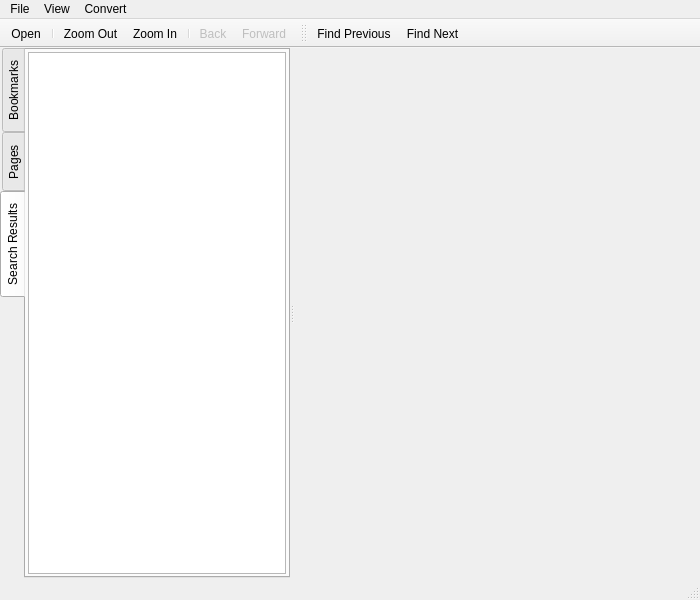
<?xml version="1.0" encoding="UTF-8"?>
<ui version="4.0">
 <class>MainWindow</class>
 <widget class="QMainWindow" name="MainWindow">
  <property name="geometry">
   <rect>
    <x>0</x>
    <y>0</y>
    <width>700</width>
    <height>600</height>
   </rect>
  </property>
  <property name="windowTitle">
   <string>PDF Viewer</string>
  </property>
  <property name="unifiedTitleAndToolBarOnMac">
   <bool>true</bool>
  </property>
  <widget class="QWidget" name="centralWidget">
   <layout class="QVBoxLayout" name="verticalLayout">
    <property name="spacing">
     <number>0</number>
    </property>
    <property name="leftMargin">
     <number>0</number>
    </property>
    <property name="topMargin">
     <number>0</number>
    </property>
    <property name="rightMargin">
     <number>0</number>
    </property>
    <property name="bottomMargin">
     <number>0</number>
    </property>
    <item>
     <widget class="QWidget" name="widget" native="true">
      <layout class="QVBoxLayout" name="verticalLayout_2">
       <property name="spacing">
        <number>0</number>
       </property>
       <property name="leftMargin">
        <number>0</number>
       </property>
       <property name="topMargin">
        <number>0</number>
       </property>
       <property name="rightMargin">
        <number>0</number>
       </property>
       <property name="bottomMargin">
        <number>0</number>
       </property>
       <item>
        <widget class="QSplitter" name="splitter">
         <property name="orientation">
          <enum>Qt::Horizontal</enum>
         </property>
         <widget class="QTabWidget" name="tabWidget">
          <property name="sizePolicy">
           <sizepolicy hsizetype="Preferred" vsizetype="Expanding">
            <horstretch>0</horstretch>
            <verstretch>0</verstretch>
           </sizepolicy>
          </property>
          <property name="tabPosition">
           <enum>QTabWidget::West</enum>
          </property>
          <property name="currentIndex">
           <number>2</number>
          </property>
          <property name="documentMode">
           <bool>false</bool>
          </property>
          <widget class="QWidget" name="bookmarkTab">
           <attribute name="title">
            <string>Bookmarks</string>
           </attribute>
           <layout class="QVBoxLayout" name="verticalLayout_3">
            <property name="spacing">
             <number>0</number>
            </property>
            <property name="leftMargin">
             <number>2</number>
            </property>
            <property name="topMargin">
             <number>2</number>
            </property>
            <property name="rightMargin">
             <number>2</number>
            </property>
            <property name="bottomMargin">
             <number>2</number>
            </property>
            <item>
             <widget class="QTreeView" name="bookmarkView">
              <property name="sizePolicy">
               <sizepolicy hsizetype="Preferred" vsizetype="Expanding">
                <horstretch>0</horstretch>
                <verstretch>0</verstretch>
               </sizepolicy>
              </property>
              <property name="headerHidden">
               <bool>true</bool>
              </property>
             </widget>
            </item>
           </layout>
          </widget>
          <widget class="QWidget" name="pagesTab">
           <attribute name="title">
            <string>Pages</string>
           </attribute>
           <layout class="QVBoxLayout" name="verticalLayout_4">
            <property name="leftMargin">
             <number>2</number>
            </property>
            <property name="topMargin">
             <number>2</number>
            </property>
            <property name="rightMargin">
             <number>2</number>
            </property>
            <property name="bottomMargin">
             <number>2</number>
            </property>
            <item>
             <widget class="QListView" name="thumbnailsView">
              <property name="sizePolicy">
               <sizepolicy hsizetype="Preferred" vsizetype="Expanding">
                <horstretch>0</horstretch>
                <verstretch>0</verstretch>
               </sizepolicy>
              </property>
              <property name="iconSize">
               <size>
                <width>128</width>
                <height>128</height>
               </size>
              </property>
              <property name="movement">
               <enum>QListView::Static</enum>
              </property>
              <property name="resizeMode">
               <enum>QListView::Adjust</enum>
              </property>
              <property name="viewMode">
               <enum>QListView::IconMode</enum>
              </property>
             </widget>
            </item>
           </layout>
          </widget>
          <widget class="QWidget" name="searchResultsTab">
           <attribute name="title">
            <string>Search Results</string>
           </attribute>
           <layout class="QVBoxLayout" name="verticalLayout_5">
            <property name="spacing">
             <number>0</number>
            </property>
            <property name="leftMargin">
             <number>2</number>
            </property>
            <property name="topMargin">
             <number>2</number>
            </property>
            <property name="rightMargin">
             <number>2</number>
            </property>
            <property name="bottomMargin">
             <number>2</number>
            </property>
            <item>
             <widget class="QListView" name="searchResultsView">
              <property name="horizontalScrollBarPolicy">
               <enum>Qt::ScrollBarAlwaysOff</enum>
              </property>
             </widget>
            </item>
           </layout>
          </widget>
         </widget>
         <widget class="QPdfView" name="pdfView" native="true">
          <property name="sizePolicy">
           <sizepolicy hsizetype="Expanding" vsizetype="Expanding">
            <horstretch>10</horstretch>
            <verstretch>0</verstretch>
           </sizepolicy>
          </property>
         </widget>
        </widget>
       </item>
      </layout>
     </widget>
    </item>
   </layout>
  </widget>
  <widget class="QMenuBar" name="menuBar">
   <property name="geometry">
    <rect>
     <x>0</x>
     <y>0</y>
     <width>700</width>
     <height>25</height>
    </rect>
   </property>
   <widget class="QMenu" name="menuFile">
    <property name="title">
     <string>File</string>
    </property>
    <addaction name="actionOpen"/>
    <addaction name="actionQuit"/>
   </widget>
   <widget class="QMenu" name="menuHelp">
    <property name="title">
     <string>Convert</string>
    </property>
    <addaction name="actionTo_Word"/>
    <addaction name="actionTo_Excel"/>
    <addaction name="actionTo_PP"/>
   </widget>
   <widget class="QMenu" name="menuView">
    <property name="title">
     <string>View</string>
    </property>
    <addaction name="actionZoom_In"/>
    <addaction name="actionZoom_Out"/>
    <addaction name="actionPrevious_Page"/>
    <addaction name="actionNext_Page"/>
    <addaction name="separator"/>
    <addaction name="actionContinuous"/>
   </widget>
   <addaction name="menuFile"/>
   <addaction name="menuView"/>
   <addaction name="menuHelp"/>
  </widget>
  <widget class="QToolBar" name="mainToolBar">
   <property name="movable">
    <bool>false</bool>
   </property>
   <property name="floatable">
    <bool>false</bool>
   </property>
   <attribute name="toolBarArea">
    <enum>TopToolBarArea</enum>
   </attribute>
   <attribute name="toolBarBreak">
    <bool>false</bool>
   </attribute>
   <addaction name="actionOpen"/>
   <addaction name="separator"/>
   <addaction name="actionZoom_Out"/>
   <addaction name="actionZoom_In"/>
   <addaction name="separator"/>
   <addaction name="actionBack"/>
   <addaction name="actionForward"/>
  </widget>
  <widget class="QStatusBar" name="statusBar"/>
  <widget class="QToolBar" name="searchToolBar">
   <property name="windowTitle">
    <string>toolBar</string>
   </property>
   <attribute name="toolBarArea">
    <enum>TopToolBarArea</enum>
   </attribute>
   <attribute name="toolBarBreak">
    <bool>false</bool>
   </attribute>
   <addaction name="actionFindPrevious"/>
   <addaction name="actionFindNext"/>
  </widget>
  <action name="actionOpen">
   <property name="icon">
    <iconset resource="resources.qrc">
     <normaloff>:/root/images/images/zoom-in.svgz</normaloff>:/root/images/images/zoom-in.svgz</iconset>
   </property>
   <property name="text">
    <string>Open...</string>
   </property>
   <property name="shortcut">
    <string>Ctrl+O</string>
   </property>
  </action>
  <action name="actionQuit">
   <property name="icon">
    <iconset theme="application-exit"/>
   </property>
   <property name="text">
    <string>Quit</string>
   </property>
   <property name="shortcut">
    <string>Ctrl+Q</string>
   </property>
  </action>
  <action name="actionAbout">
   <property name="icon">
    <iconset theme="help-about"/>
   </property>
   <property name="text">
    <string>About</string>
   </property>
  </action>
  <action name="actionAbout_Qt">
   <property name="text">
    <string>About Qt</string>
   </property>
  </action>
  <action name="actionZoom_In">
   <property name="icon">
    <iconset theme="zoom-in" resource="../build-pdfviewer-Desktop_Qt_6_6_1_MinGW_64_bit-Debug/.rcc/resources.qrc">
     <normaloff>:/icons/images/zoom-in.svgz</normaloff>:/icons/images/zoom-in.svgz</iconset>
   </property>
   <property name="text">
    <string>Zoom In</string>
   </property>
   <property name="shortcut">
    <string>Ctrl+=</string>
   </property>
  </action>
  <action name="actionZoom_Out">
   <property name="icon">
    <iconset theme="zoom-out" resource="../build-pdfviewer-Desktop_Qt_6_6_1_MinGW_64_bit-Debug/.rcc/resources.qrc">
     <normaloff>:/icons/images/zoom-out.svgz</normaloff>:/icons/images/zoom-out.svgz</iconset>
   </property>
   <property name="text">
    <string>Zoom Out</string>
   </property>
   <property name="shortcut">
    <string>Ctrl+-</string>
   </property>
  </action>
  <action name="actionPrevious_Page">
   <property name="icon">
    <iconset theme="go-previous-view-page" resource="../build-pdfviewer-Desktop_Qt_6_6_1_MinGW_64_bit-Debug/.rcc/resources.qrc">
     <normaloff>:/icons/images/go-previous-view-page.svgz</normaloff>:/icons/images/go-previous-view-page.svgz</iconset>
   </property>
   <property name="text">
    <string>Previous Page</string>
   </property>
   <property name="shortcut">
    <string>PgUp</string>
   </property>
  </action>
  <action name="actionNext_Page">
   <property name="icon">
    <iconset theme="go-next-view-page" resource="../build-pdfviewer-Desktop_Qt_6_6_1_MinGW_64_bit-Debug/.rcc/resources.qrc">
     <normaloff>:/icons/images/go-next-view-page.svgz</normaloff>:/icons/images/go-next-view-page.svgz</iconset>
   </property>
   <property name="text">
    <string>Next Page</string>
   </property>
   <property name="shortcut">
    <string>PgDown</string>
   </property>
  </action>
  <action name="actionContinuous">
   <property name="checkable">
    <bool>true</bool>
   </property>
   <property name="checked">
    <bool>true</bool>
   </property>
   <property name="text">
    <string>Continuous</string>
   </property>
  </action>
  <action name="actionBack">
   <property name="enabled">
    <bool>false</bool>
   </property>
   <property name="icon">
    <iconset resource="../build-pdfviewer-Desktop_Qt_6_6_1_MinGW_64_bit-Debug/.rcc/resources.qrc">
     <normaloff>:/icons/images/go-previous-view.svgz</normaloff>:/icons/images/go-previous-view.svgz</iconset>
   </property>
   <property name="text">
    <string>Back</string>
   </property>
   <property name="toolTip">
    <string>back to previous view</string>
   </property>
  </action>
  <action name="actionForward">
   <property name="enabled">
    <bool>false</bool>
   </property>
   <property name="icon">
    <iconset resource="../build-pdfviewer-Desktop_Qt_6_6_1_MinGW_64_bit-Debug/.rcc/resources.qrc">
     <normaloff>:/icons/images/go-next-view.svgz</normaloff>:/icons/images/go-next-view.svgz</iconset>
   </property>
   <property name="text">
    <string>Forward</string>
   </property>
   <property name="toolTip">
    <string>forward to next view</string>
   </property>
  </action>
  <action name="actionFindNext">
   <property name="icon">
    <iconset theme="go-down" resource="../build-pdfviewer-Desktop_Qt_6_6_1_MinGW_64_bit-Debug/.rcc/resources.qrc">
     <normaloff>:/icons/images/go-down-search.svgz</normaloff>:/icons/images/go-down-search.svgz</iconset>
   </property>
   <property name="text">
    <string>Find Next</string>
   </property>
   <property name="toolTip">
    <string>Find the next occurrence of the phrase</string>
   </property>
   <property name="shortcut">
    <string>F3</string>
   </property>
  </action>
  <action name="actionFindPrevious">
   <property name="icon">
    <iconset theme="go-up" resource="../build-pdfviewer-Desktop_Qt_6_6_1_MinGW_64_bit-Debug/.rcc/resources.qrc">
     <normaloff>:/icons/images/go-up-search.svgz</normaloff>:/icons/images/go-up-search.svgz</iconset>
   </property>
   <property name="text">
    <string>Find Previous</string>
   </property>
   <property name="toolTip">
    <string>Find the previous occurrence of the phrase</string>
   </property>
   <property name="shortcut">
    <string>Shift+F3</string>
   </property>
  </action>
  <action name="actionTo_Word">
   <property name="text">
    <string>To Word</string>
   </property>
  </action>
  <action name="actionTo_Excel">
   <property name="text">
    <string>To Excel</string>
   </property>
  </action>
  <action name="actionTo_PP">
   <property name="text">
    <string>To PowerPoint</string>
   </property>
  </action>
  <action name="actionOpenFIle">
   <property name="text">
    <string>OpenFIle</string>
   </property>
  </action>
 </widget>
 <layoutdefault spacing="6" margin="11"/>
 <customwidgets>
  <customwidget>
   <class>QPdfView</class>
   <extends>QWidget</extends>
   <header location="global">qpdfview.h</header>
   <container>1</container>
  </customwidget>
 </customwidgets>
 <resources>
  <include location="resources.qrc"/>
  <include location="../build-pdfviewer-Desktop_Qt_6_6_1_MinGW_64_bit-Debug/.rcc/resources.qrc"/>
 </resources>
 <connections/>
</ui>
